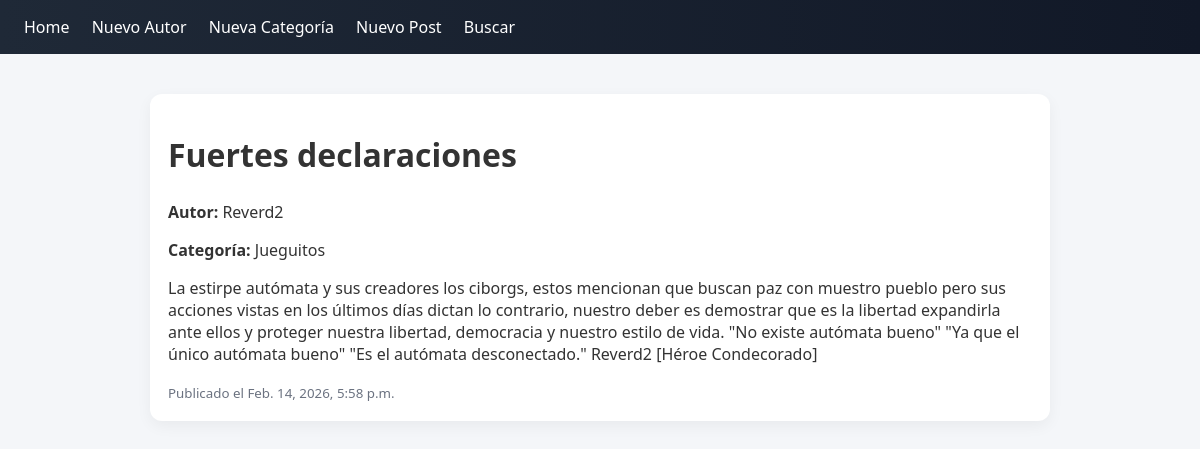
The app's page /post/1/ with its own data.
### blog/models.py (models this page shows, shortened)
class Post(models.Model):
    titulo = models.CharField(max_length=120)
    contenido = models.TextField()
    autor = models.ForeignKey(Autor, on_delete=models.CASCADE)
    categoria = models.ForeignKey(Categoria, on_delete=models.SET_NULL, null=True, blank=True)
    creado_en = models.DateTimeField(auto_now_add=True)

class Autor(models.Model):
    nombre = models.CharField(max_length=80)
    email = models.EmailField(unique=True)
    def __str__(self):
        return self.nombre

class Categoria(models.Model):
    nombre = models.CharField(max_length=50, unique=True)
    def __str__(self):
        return self.nombre

### blog/views.py (the view)
# urls.py: path("post/<int:post_id>/", views.detalle_post, name="detalle_post"),
def detalle_post(request, post_id):
    post = get_object_or_404(Post, id=post_id)
    return render(request, "blog/detalle_post.html", {"post": post})

### blog/templates/blog/detalle_post.html (shortened to what this page needs)
{% extends "blog/base.html" %}
{% block content %}
  <div class="card">
    <h1>{{ post.titulo }}</h1>
    <p><b>Autor:</b> {{ post.autor }}</p>
    <p><b>Categoría:</b> {{ post.categoria|default:"(sin categoría)" }}</p>
    <p>{{ post.contenido }}</p>
    <small>Publicado el {{ post.creado_en }}</small>
  </div>
{% endblock %}

### blog/templates/blog/base.html (style rules this page uses)
body { font-family: 'Segoe UI', sans-serif; margin: 0; background: #f4f6f9; color: #333; }
h1 { margin-bottom: 25px; }
.card { background: white; padding: 18px; border-radius: 12px; box-shadow: 0 5px 15px rgba(0,0,0,0.05); margin-bottom: 20px; transition: transform 0.15s ease; }
small { color: #6b7280; }

### records on screen
Post: titulo "Fuertes declaraciones", autor "Reverd2", categoria "Jueguitos", contenido "La estirpe autómata y sus creadores los ciborgs, estos mencionan que buscan paz con muestro pueblo pero sus acciones vistas en los últimos días dictan lo contrario, nuestro deber es demostrar que es la libertad expandirla ante ellos y proteger nuestra libertad, democracia y nuestro estilo de vida. \"No existe autómata bueno\" \"Ya que el único autómata bueno\" \"Es el autómata desconectado.\" Reverd2 [Héroe Condecorado]", creado_en "Feb. 14, 2026, 5:58 p.m."
